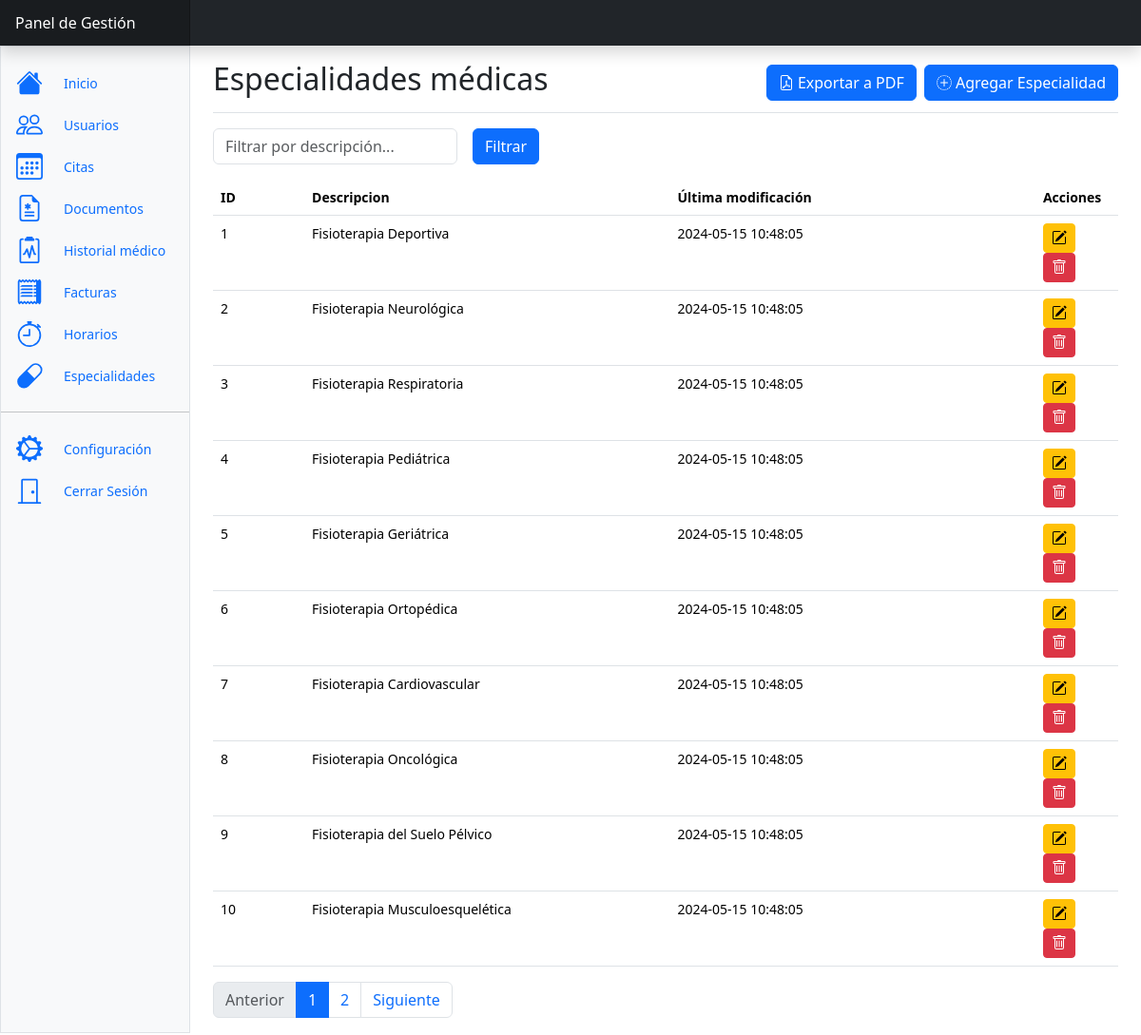
Screenshot of /pages/speciality.php?pagina=1 (signed in) with the database file from the repository.
### tables this page shows
CREATE TABLE especialidades (
  especialidad_id INT AUTO_INCREMENT PRIMARY KEY,
  descripcion VARCHAR(255),
  fecha TIMESTAMP NOT NULL DEFAULT current_timestamp() ON UPDATE current_timestamp()
);

### models/BaseModel.php (called while the page is built, shortened)
<?php
class BaseModel
{
    protected static $conexion = null;
    public function __construct()
    {
        if (self::$conexion === null) {
            $host = 'mysql';
            $usuario = 'root';
            $contrasena = 'root';
            $base_de_datos = 'clinic-managment';
            self::$conexion = new mysqli($host, $usuario, $contrasena, $base_de_datos);
        }
    }
    public function read($tabla, $condicion = '')
    {
        $sql = "SELECT * FROM `$tabla`";
        $resultado = self::$conexion->query($sql);
        $datos = array();
        while ($fila = $resultado->fetch_assoc()) {
            $datos[] = $fila;
        }
        return $datos;
    }
}

### controllers/SpecialityController.php (called while the page is built, shortened)
<?php
require_once '../models/SpecialityModel.php';
class SpecialityController
{
    private $specialityModel;
    public function __construct()
    {
        $this->specialityModel = new SpecialityModel();
    }
    public function obtenerEspecialidadesPaginadas($iniciar, $articulos_x_pagina)
    {
        return $this->specialityModel->obtenerEspecialidadesPaginadas($iniciar, $articulos_x_pagina);
    }
    public function obtenerEspecialiades()
    {
        return $this->specialityModel->read('especialidades');
    }
}

### models/SpecialityModel.php (called while the page is built, shortened)
<?php
require 'BaseModel.php';
class SpecialityModel extends BaseModel
{
    public function obtenerEspecialidadesPaginadas($iniciar, $articulos_x_pagina)
    {
        $sql = "SELECT * FROM especialidades LIMIT $iniciar, $articulos_x_pagina";
        $resultado = self::$conexion->query($sql);
        $resultado =  self::$conexion->query($sql);
        $datos = array();
        while ($fila = $resultado->fetch_assoc()) {
            $datos[] = $fila;
        }
        return $datos;
    }
}

### pages/speciality.php (the view, shortened to what this page needs)
<?php
require_once '../controllers/SpecialityController.php';
$specialityController = new SpecialityController();
$articulos_x_pagina = 10;
$especialidades = $specialityController->obtenerEspecialiades();
$iniciar = ($_GET['pagina'] - 1) * $articulos_x_pagina;
$filtro_especialidad = isset($_POST['descripcion']) ? $_POST['descripcion'] : '';
if (!empty($filtro_especialidad)) {
    $especialidadesPaginadas = $specialityController->obtenerEspecialidadesPorDescripcion($filtro_especialidad);
} else {
    $especialidadesPaginadas = $specialityController->obtenerEspecialidadesPaginadas($iniciar, $articulos_x_pagina);
}
$n_botones_paginacion = ceil(count($especialidades) / ($articulos_x_pagina));
include_once './includes/dashboard.php';
?>
<div class="d-flex justify-content-between flex-wrap flex-md-nowrap align-items-center pt-3 pb-2 mb-3 border-bottom">
    <h1 class="h2">Especialidades médicas</h1>
    <div class="d-flex justify-content-end align-items-center">
        <form action="../scripts/speciality_manager.php" method="POST">
            <div class="col-auto">
                <button class="btn btn-primary me-2" type="submit">
                    Exportar a PDF
                </button>
            </div>
        </form>
        <button type="button" class="btn btn-primary" data-bs-toggle="modal" data-bs-target="#agregarModal">
            Agregar Especialidad
        </button>
    </div>
</div>
<div class="table-responsive small">
    <form class="row g-3" method="post">
        <div class="col-auto">
            <input type="text" class="form-control" id="descripcion" name="descripcion" placeholder="Filtrar por descripción...">
        </div>
        <div class="col-auto">
            <button type="submit" class="btn btn-primary mb-3">Filtrar</button>
        </div>
    </form>
    <div class="row">
        <div class="col">
            <div class="table-responsive">
                <table class="table">
                    <thead>
                        <tr>
                            <th scope="col" style="width: 5%;">ID</th>
                            <th scope="col" style="width: 20%;">Descripcion</th>
                            <th scope="col" style="width: 20%;">Última modificación</th>
                            <th scope="col" style="width: 1%;">Acciones</th>
                        </tr>
                    </thead>
                    <tbody>
                        <?php foreach ($especialidadesPaginadas as $especialidad) : ?>
                            <tr>
                                <td><?php echo $especialidad['especialidad_id']; ?></td>
                                <td><?php echo $especialidad['descripcion']; ?></td>
                                <td><?php echo $especialidad['fecha']; ?></td>
                                <td>
                                    <button class="btn btn-sm btn-warning" data-bs-toggle="modal" data-bs-target="#edit_<?php echo $especialidad['especialidad_id']; ?>">
                                    </button>
                                    <button type="button" class="btn btn-danger btn-sm d-inline" data-bs-toggle="modal" data-bs-target="#delete_<?php echo $especialidad['especialidad_id'] ?>">
                                    </button>
                                </td>
                            </tr>
                        <?php endforeach; ?>
                    </tbody>
                </table>
            </div>
        </div>
    </div>
</div>
<nav aria-label="Page navigation example">
    <ul class="pagination justify-content-start">
        <li class="page-item <? echo $_GET['pagina'] <= 1 ? 'disabled' : '' ?>">
            <a class="page-link" href="speciality.php?pagina=<?php echo $_GET['pagina'] - 1 ?>">Anterior</a>
        </li>
        <?php for ($i = 0; $i < $n_botones_paginacion; $i++) : ?>
            <li class="page-item <? echo $_GET['pagina'] == $i + 1 ? 'active' : '' ?>"><a class="page-link" href="speciality.php?pagina=<?php echo $i + 1 ?>"><?php echo $i + 1 ?></a></li>
        <?php endfor ?>
        <li class="page-item <? echo $_GET['pagina'] >= $n_botones_paginacion ? 'disabled' : '' ?>">
            <a class="page-link" href="speciality.php?pagina=<?php echo $_GET['pagina'] + 1 ?>">Siguiente</a>
        </li>
    </ul>
</nav>
</div>
</body>
</html>

### pages/includes/dashboard.php (style rules this page uses)
.active { background-color: #0056b3; color: #fff; }
.bi { vertical-align: -.125em; fill: currentColor; }

### rows the page displays
especialidades: especialidad_id "1", descripcion "Fisioterapia Deportiva", fecha "2024-05-15 10:48:05"
especialidades: especialidad_id "2", descripcion "Fisioterapia Neurológica", fecha "2024-05-15 10:48:05"
especialidades: especialidad_id "3", descripcion "Fisioterapia Respiratoria", fecha "2024-05-15 10:48:05"
especialidades: especialidad_id "4", descripcion "Fisioterapia Pediátrica", fecha "2024-05-15 10:48:05"
especialidades: especialidad_id "5", descripcion "Fisioterapia Geriátrica", fecha "2024-05-15 10:48:05"
especialidades: especialidad_id "6", descripcion "Fisioterapia Ortopédica", fecha "2024-05-15 10:48:05"
especialidades: especialidad_id "7", descripcion "Fisioterapia Cardiovascular", fecha "2024-05-15 10:48:05"
especialidades: especialidad_id "8", descripcion "Fisioterapia Oncológica", fecha "2024-05-15 10:48:05"
especialidades: especialidad_id "9", descripcion "Fisioterapia del Suelo Pélvico", fecha "2024-05-15 10:48:05"
especialidades: especialidad_id "10", descripcion "Fisioterapia Musculoesquelética", fecha "2024-05-15 10:48:05"
